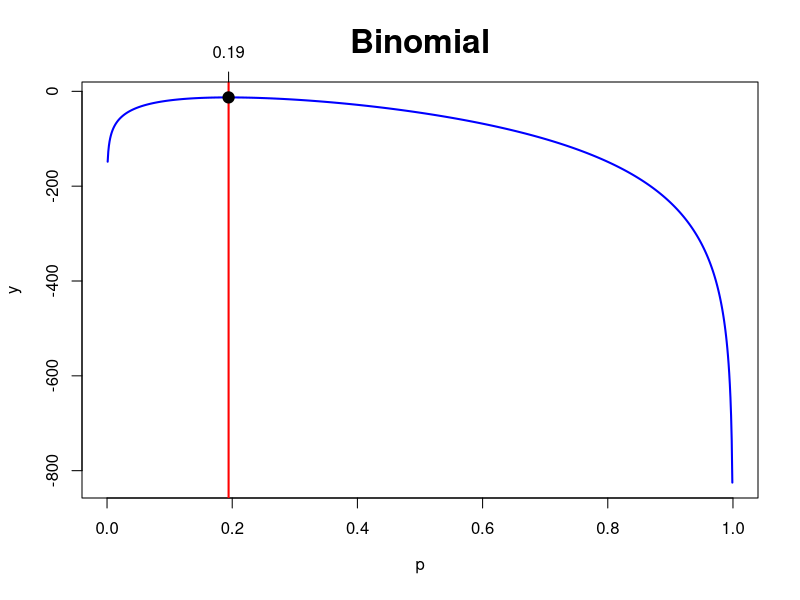
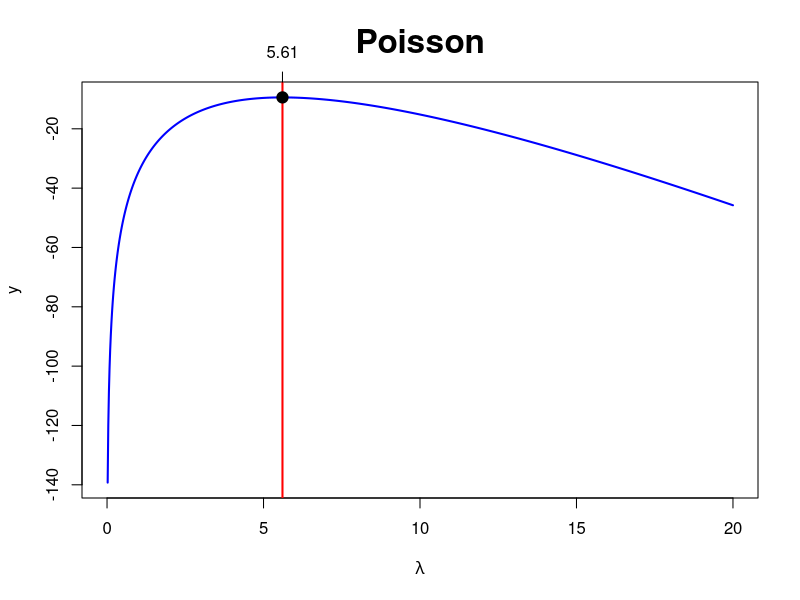
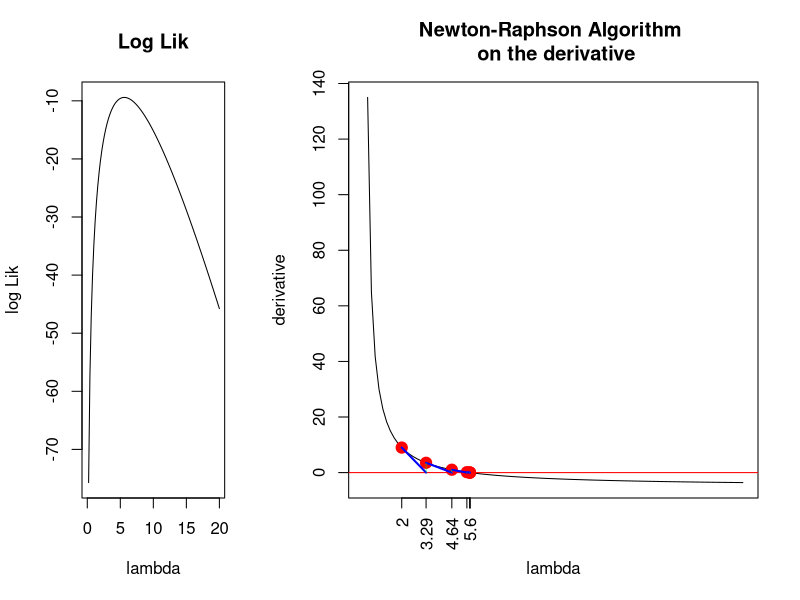
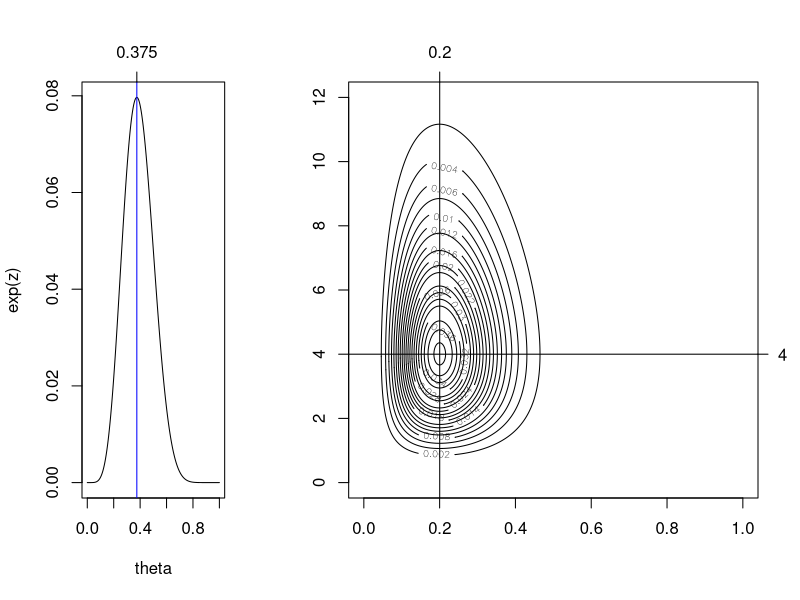
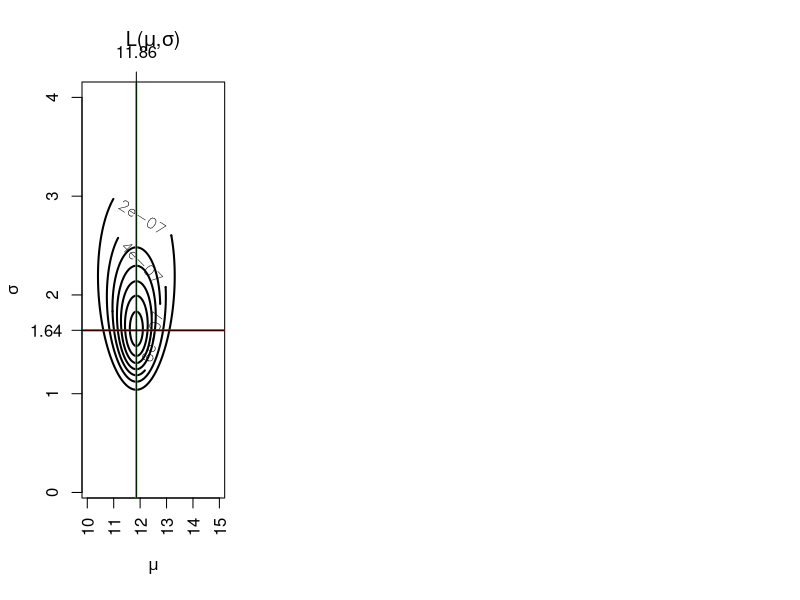
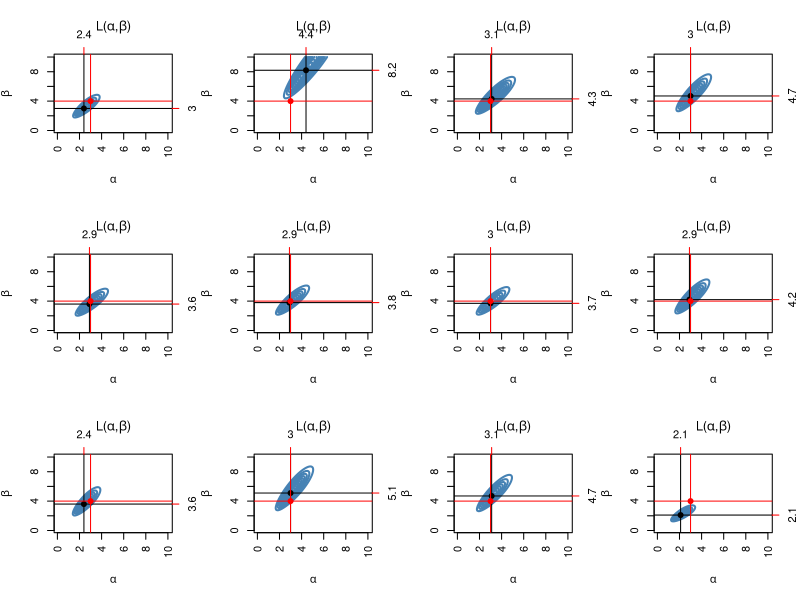
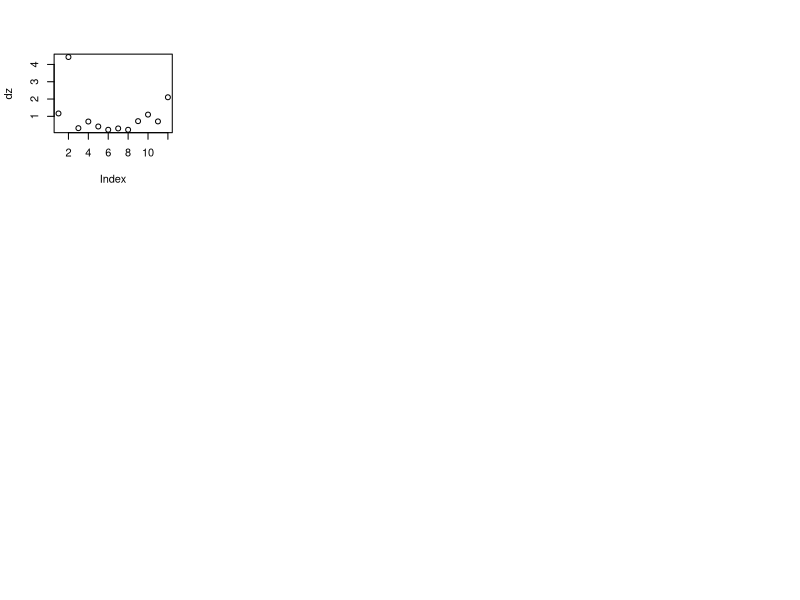

R code for these plots, in order:
## ---- chunk 1
knitr::opts_chunk$set(echo = TRUE)
## ---- chunk 2
getwd()
## ---- chunk 3
mymaxlik=function(lfun,x,param,...){
  # how many param values are there?
  np=length(param)
  # outer -- notice the order, x then param
  # this produces a matrix -- try outer(1:4,5:10,function(x,y) paste(x,y,sep=" "))   to understand
  # The outer product of the arrays X and Y is the array A with dimension c(dim(X),dim(Y)) where element A[c(arrayindex.x, arrayindex.y)] = FUN(X[arrayindex.x], Y[arrayindex.y]). So, it is evaluate the function in the grid for each xi and yi
  z=outer(x,param,lfun)
  # z is a matrix where each x,param is replaced with the function evaluated at those values
  y=apply(z,2,sum)
  
  # y is a vector made up of the column sums
  # Each y is the log lik for a new parameter value
  plot(param,y,col="Blue",type="l",lwd=2,...)
  # which gives the index for the value of y >= max.
  # there could be a max between two values of the parameter, therefore 2 indices
  # the first max will take the larger indice
  # First, the maximum value of array Y is found then ?which(y==max(y))? gives the indexes of all y which is equal to max(y). At the end ?i=max()? will take the maximum index from ?which()? and assign it to ?i?.
  i=max(which(y>=max(y)))
  abline(v=param[i],lwd=2,col="Red")
  
  # plots a nice point where the max lik is
  points(param[i],y[i],pch=19,cex=1.5,col="Black")
  axis(3,param[i],round(param[i],2))
  #check slopes. If it is a max the slope shoud change sign from + to
  # We should get three + and two -vs
  ifelse(i-3>=1 & i+2<=np, slope<-(y[(i-2):(i+2)]-y[(i-3):(i+1)])/(param[(i-2):(i+2)]-param[(i-3):(i+1)]),slope<-"NA")
  return(list(i=i,parami=param[i],yi=y[i],slope=slope))
}

# log likelihoods for binom defined
logbin=function(x,param) log(dbinom(x,prob=param,size=20))

mymaxlik(x=c(3,3,4,3,4,5,5,4),param=seq(0,1,length=1000),lfun=logbin,xlab=expression("p"),main="Binomial",cex.main=2)

## ---- chunk 4
logpoiss=function(x,param) log(dpois(x,lambda=param))
## ---- chunk 5
mymaxlik(x=c(4,6,7,6,5),param=seq(0,20,length=1000),lfun=logpoiss,xlab=expression(lambda),main="Poisson",cex.main=2)
## ---- chunk 6
myNRML=function(x0,delta=0.001,llik,xrange,parameter="param"){
  f=function(x) (llik(x+delta)-llik(x))/delta
  fdash=function(x) (f(x+delta)-f(x))/delta
  d=1000
  i=0
  x=c()
  y=c()
  x[1]=x0
  y[1]=f(x[1])
  while(d > delta & i<100){
    i=i+1
    x[i+1]=x[i]-f(x[i])/fdash(x[i])
    y[i+1]=f(x[i+1])
    d=abs(y[i+1])
  }
  layout(matrix(1:2,nr=1,nc=2,byrow=TRUE),width=c(1,2))
  curve(llik(x), xlim=xrange,xlab=parameter,ylab="log Lik",main="Log Lik")
  curve(f(x),xlim=xrange,xaxt="n", xlab=parameter,ylab="derivative",main=  "Newton-Raphson Algorithm \n on the derivative")
  points(x,y,col="Red",pch=19,cex=1.5)
  axis(1,x,round(x,2),las=2)
  abline(h=0,col="Red")
  
  segments(x[1:(i-1)],y[1:(i-1)],x[2:i],rep(0,i-1),col="Blue",lwd=2)
  segments(x[2:i],rep(0,i-1),x[2:i],y[2:i],lwd=0.5,col="Green")
  
  list(x=x,y=y)
}

myNRML(x0=2,delta=0.000001,llik=function(x) log(dpois(4,x)*dpois(6,x)*dpois(7,x)*dpois(6,x)*dpois(5,x)),xrange=c(0,20),parameter="lambda" )
## ---- chunk 7
mymaxlikg=function(lfun="logbin2",theta) { # default log lik is a combination bin
  nth=length(theta)  # nu. of valuse used in theta
  thmat=matrix(theta,nr=nth,nc=1,byrow=TRUE) # Matrix of theta
  z=apply(thmat,1,lfun) # z holds the log lik values
  zmax=max(which(z>=max(z)))  # finding the INDEX of the max lik
  plot(theta,exp(z),type="l") # plot of lik
  abline(v=theta[zmax],col="Blue")   #  verical line through max
  axis(3,theta[zmax],round(theta[zmax],4))  # one tick on the third axis 
  theta[zmax]   # theta corresponding to max lik
}

logbin2=function(theta){log(dbinom(2,prob=theta,size=6)) + log(dbinom(4,prob=theta,size=10))}

mymaxlikg(theta=seq(0,1,length=10000))
## ---- chunk 8
logbinpois=function(theta1,theta2) log(dbinom(4,size=20,prob=theta1)) +
  log(dpois(4,lambda=theta2))

maxlikg2=function(theta1,theta2,lfun="logbinpois",...){
  n1=length(theta1)
  n2=length(theta2)
  z=outer(theta1,theta2,lfun)
  contour(theta1,theta2,exp(z),...) # exp(z) gives the lik
  maxl=max(exp(z))    # max lik
  coord=which(exp(z)==maxl,arr.ind=TRUE)  # find the co-ords of the max
  th1est=theta1[coord[1]] # mxlik estimate of theta1
  th2est=theta2[coord[2]]
  abline(v=th1est,h=th2est)
  axis(3,th1est,round(th1est,2))
  axis(4,th2est,round(th2est,2),las=1)
  list(th1est=th1est,th2est=th2est)
}

maxlikg2(theta1=seq(0,1,length=1000),theta2=seq(0,12,length=1000),nlevels=20)
## ---- chunk 9
mymlnorm=function(x,mu,sig,...){  #x sample vector
  nmu=length(mu) # number of values in mu
  nsig=length(sig)
  n=length(x) # sample size
  zz=c()    ## initialize a new vector
  lfun=function(x,m,p) log(dnorm(x,mean=m,sd=p))   # log lik for normal
  for(j in 1:nsig){
    z=outer(x,mu,lfun,p=sig[j]) # z a matrix 
    # col 1 of z contains lfun evaluated at each x with first value of mu, 
    # col2 each x with 2nd value of m 
    # all with sig=sig[j]
    y=apply(z,2,sum)
    # y is a vector filled with log lik values, 
    # each with a difft mu and all with the same sig[j]
    zz=cbind(zz,y)
    ## zz is the matrix with each column containing log L values, rows difft mu, cols difft sigmas 
  }
  maxl=max(exp(zz))
  coord=which(exp(zz)==maxl,arr.ind=TRUE)
  maxlsig=apply(zz,1,max)
  contour(mu,sig,exp(zz),las=3,xlab=expression(mu),ylab=expression(sigma),axes=TRUE,
          main=expression(paste("L(",mu,",",sigma,")",sep="")),...)
  mlx=round(mean(x),2)  # theoretical
  mly=round(sqrt((n-1)/n)*sd(x),2)
  #axis(1,at=c(0:20,mlx),labels=sort(c(0:20,mlx)))
  #axis(2,at=c(0:20,mly),labels=TRUE)
  abline(v=mean(x),lwd=2,col="Green")
  abline(h=sqrt((n-1)/n)*sd(x),lwd=2,col="Red")
  
  # Now find the estimates from the co-ords
  muest=mu[coord[1]]
  sigest=sig[coord[2]]
  
  abline(v=muest, h=sigest)
  axis(3,muest,round(muest,2))
  axis(2,sigest,round(sigest,2),las=1)    
  
  return(list(x=x,coord=coord,maxl=maxl,muest=muest,sigest=sigest))
}

mymlnorm(x=c(10,12,13,15,12,11,10),mu=seq(10,15,length=1000),sig=seq(0.1,4,length=1000),lwd=2,labcex=1)
## ---- chunk 10
mymlbeta=function(x,alpha,beta,...){  #x sample vector
  na=length(alpha) # number of values in alpha
  nb=length(beta)
  n=length(x) # sample size
  zz=c()    ## initialize a new vector
  lfun=function(x,a,b) log(dbeta(x,shape1=a,shape2=b))   # log lik for beta
  for(j in 1:nb){
    z=outer(x,alpha,lfun,b=beta[j]) # z a matrix 
    # col 1 of z contains lfun evaluated at each x with first value of alpha, 
    # col2 each x with 2nd value of a 
    # all with b=beta[j]
    y=apply(z,2,sum)
    # y is a vector filled with log lik values, 
    # each with a difft alpha and all with the same sig[j]
    zz=cbind(zz,y)
    ## zz is the matrix with each column containing log L values, rows difft alpha, cols difft betas 
  }
  maxl=max(exp(zz))    # max lik
  coord=which(exp(zz)==maxl,arr.ind=TRUE)  # find the co-ords of the max
  aest=alpha[coord[1]] # mxlik estimate of alpha
  best=beta[coord[2]]
  contour(alpha,beta,exp(zz),las=3,xlab=expression(alpha),ylab=expression(beta),axes=TRUE,
          main=expression(paste("L(",alpha,",",beta,")",sep="")),...)
  
  abline(v=aest, h=best)
  points(aest,best,pch=19)
  axis(4,best,round(best,2),col="Red")
  axis(3,aest,round(aest,2),col="Red")
  return(list(x=x,coord=coord,maxl=maxl,maxalpha=aest,maxbeta=best))
}
## ---- chunk 11
layout(matrix(1:12,nr=3,nc=4,byrow=TRUE))
z=c()  # creat an empty matrix
a=3
b=4
sam= rbeta(30,shape1=a,shape2=b)
nsam=length(sam)
for(i in 1:12){
  w=mymlbeta(x=sample(sam,nsam,replace=TRUE),alpha=seq(0.1,10,length=100),
             beta=seq(0.1,10,length=100),lwd=2,labcex=1,col="steelblue")
  points(a,b,col="Red",pch=19)
  abline(v=a,h=b,col="Red")
  z<-rbind(z,c(w$maxalpha,w$maxbeta))
}
colnames(z)=c("alpha","beta")
z
dz=apply(z,1,function(x) sqrt(sum((x-c(a,b))^2)) )
dz
## ---- chunk 12
plot(dz)
which(dz>4)
